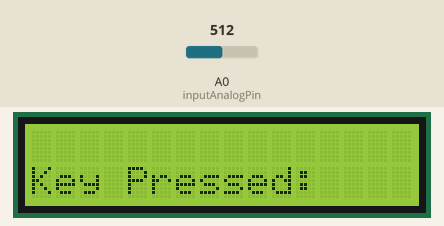
Recording of a sketch running on a simulated Arduino Uno, built with avr-gcc and run on an emulated ATmega328P. Parts: 16×2 character LCD. Inputs (shaded band) come from the test bench; at power-on: A0 (inputAnalogPin) = 512. What the sketch prints to the serial monitor is not drawn.

Above: at 1.2 s.
1.3 s: A0 (inputAnalogPin) set to 1023
At 2.1 s:
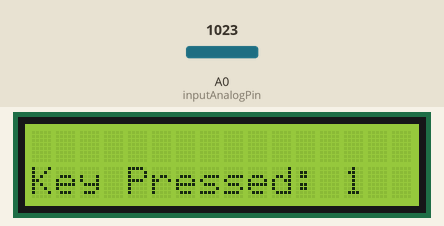
3.0 s: A0 (inputAnalogPin) set to 511
At 4.5 s:
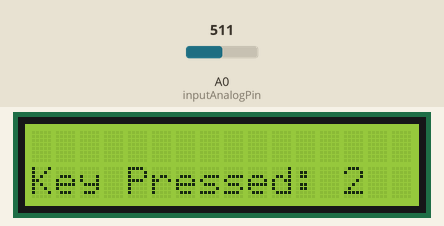
Timing chart, 0 to 6.0 s (numbered marks = the images above; inputs shaded):
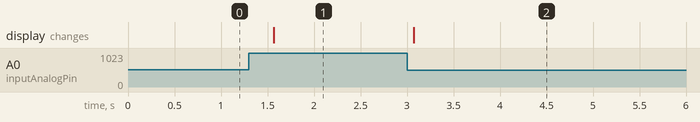

Measured:
- after the input at 1.3 s, the display: changes after 0.27 s (image 1)
- after the input at 3.0 s, the display: changes after 0.07 s (image 2)

The sketch:

lecture7LCDAndKeypad.ino
```cpp
/*
Author: Thanos Moschou
Description: LCD screen prints the key that is pressed from the keypad.

Calculate the voltage that comes from each digit by using this type:
1K / (1K + R)
R is the total resistance for each key pressed.
Then use this V to find analog value. Use
this analog value to print the key.

For example:
For key 1 you do not have any resistance so R=0.
For key 2 you have 1K
For key 8 you have 9K

Components:
1 Uno R3
1 Breadboard
1 LCD 16x2
5 Resistors 1K Ohm
3 Resistors 4K Ohm
1 Keypad 4x4
Jumper Wires
*/

#include <LiquidCrystal.h>

LiquidCrystal lcd(2, 3, 4, 5, 6, 7, 8, 9, 10, 11);

const int inputAnalogPin = A0;
int prevValue = -1;

int analogValues[] = {1023, 511, 341, 256, 205, 170, 146, 128, 114, 102, 93, 85, 79, 73, 68, 64};
String printValues[] = {"1", "2", "3", "A", "4", "5", "6", "B", "7", "8", "9", "C", "*", "0", "#", "D"};
int arrSize = sizeof(analogValues) / sizeof(analogValues[0]);

void updateScreen() {
  int d = analogRead(inputAnalogPin);
  String key;

  // Prevent continuous empty message. Maybe solve this with interrupts.
  if (prevValue == d || d == 0) {
    return;
  } else {
    prevValue = d;
  }

  for (int i = 0; i < arrSize; i++) {
    if (d == analogValues[i]) {
      key = printValues[i];
      break;
    }
  }

  lcd.setCursor(0, 1);
  lcd.print("Key Pressed: " + key);
  Serial.print("Key Pressed: ");
  Serial.println(key);
}

void setup()
{
  for (int i = 2; i < 12; i++) {
    pinMode(i, OUTPUT);
  }

  lcd.begin(16, 2);
  Serial.begin(9600);
}

void loop()
{
    updateScreen();
  	delay(500);
}
```
